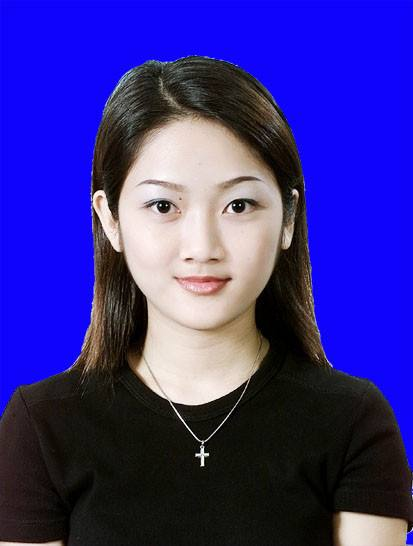
//> input picture opencv05/source/toux.jpg, 413 x 546 px
$ ./matting_006   (built with g++ and OpenCV 4)
//> lines starting //> are read from the running program, lines starting //| are printed output that depends on the picture; after the words box and inside, x2 and y2 are one past the last pixel; in counts of white or black regions, pixels touching at a corner belong together
#include <opencv2/opencv.hpp>
#include <iostream>

using namespace cv;
using namespace std;

Mat watershedCluster(Mat &image, int &numSegments);
void createDisplaySegments(Mat &segments, int numSegments, Mat &image);
int main(int argc, char** argv) {
	Mat src = imread("G:/project/c/opencv/opencv05/source/toux.jpg");
//> src is the input picture: 546 rows x 413 cols, CV_8UC3; mean B, G, R 143.5, 46, 55.8
	if (src.empty()) {
		printf("could not load image...\n");
		return -1;
	}
	namedWindow("input image", WINDOW_AUTOSIZE);
	imshow("input image", src);

	int numSegments;
	Mat markers = watershedCluster(src, numSegments);
	createDisplaySegments(markers, numSegments, src);
	waitKey(0);
	return 0;
}

Mat watershedCluster(Mat &image, int &numComp) {
	// 二值化
	Mat gray, binary;
	cvtColor(image, gray, COLOR_BGR2GRAY);
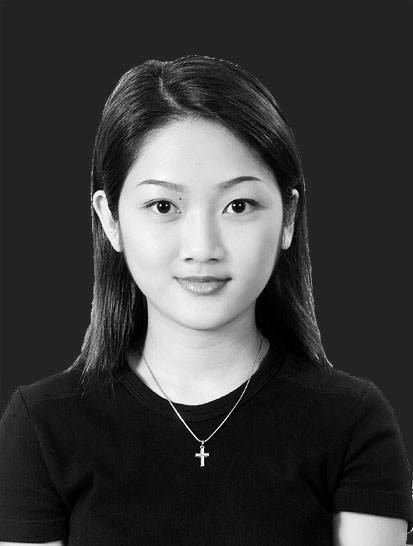
//> gray: 546 rows x 413 cols, CV_8UC1; min 0, max 255, mean 60
	threshold(gray, binary, 0, 255, THRESH_BINARY | THRESH_OTSU);
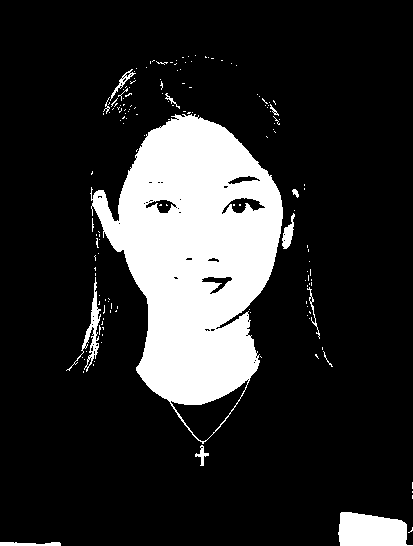
//> binary: 546 rows x 413 cols, CV_8UC1; 17.2% white; 157 white regions (143 under 20 px), largest, box (x1, y1, x2, y2) and area: (90, 114, 283, 444) 34810, (338, 512, 413, 546) 2029, (66, 277, 101, 372) 573
	// 形态学与距离变换
	Mat k = getStructuringElement(MORPH_RECT, Size(3, 3), Point(-1, -1));
	morphologyEx(binary, binary, MORPH_OPEN, k, Point(-1, -1));
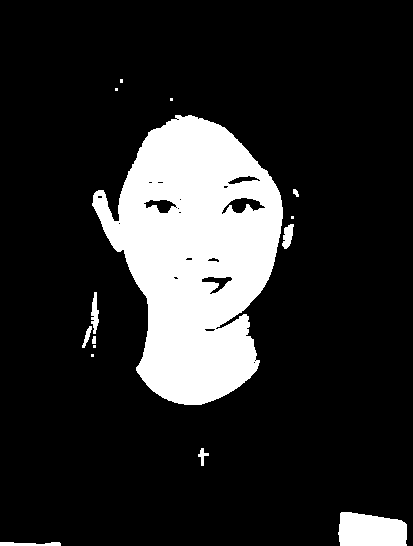
//> binary: 546 rows x 413 cols, CV_8UC1; 16.6% white; 15 white regions (6 under 20 px), largest, box (x1, y1, x2, y2) and area: (92, 115, 283, 405) 34487, (338, 512, 407, 546) 2023, (91, 292, 99, 334) 208
	Mat dist;
	distanceTransform(binary, dist, DistanceTypes::DIST_L2, 3, CV_32F);
	normalize(dist, dist, 0.0, 1.0, NORM_MINMAX);

	// 开始生成标记
	threshold(dist, dist, 0.1, 1.0, THRESH_BINARY);
	normalize(dist, dist, 0, 255, NORM_MINMAX);
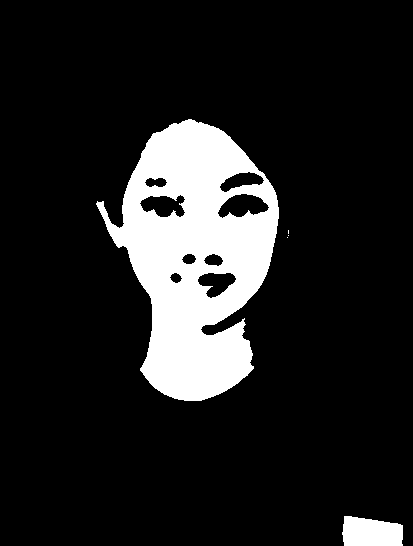
//> dist: 546 rows x 413 cols, CV_32FC1; 13.5% white; 5 white regions (3 under 20 px), largest, box (x1, y1, x2, y2) and area: (96, 119, 279, 401) 28787, (342, 516, 403, 546) 1558
	dist.convertTo(dist, CV_8UC1);
//> dist: 546 rows x 413 cols, CV_8UC1; 13.5% white; 5 white regions (3 under 20 px)

	// 标记开始
	vector<vector<Point>> contours;
	vector<Vec4i> hireachy;
	findContours(dist, contours, hireachy, RETR_CCOMP, CHAIN_APPROX_SIMPLE);
//> contours = 13 contours, 3 with area under 20; largest, box (x1, y1, x2, y2) and area: (96, 119, 279, 401) 31396, (342, 516, 403, 546) 1474, (217, 193, 270, 219) 848, (139, 194, 186, 218) 742, (197, 272, 237, 299) 633; hireachy = 13 items, first 8: [1, -1, -1, -1], [2, 0, -1, -1], [3, 1, -1, -1], [4, 2, -1, -1], [-1, 3, 5, -1], [6, -1, -1, 4], [7, 5, -1, 4], [8, 6, -1, 4]
	if (contours.empty()) {
		return Mat();
	}

	Mat markers(dist.size(), CV_32S);
	markers = Scalar::all(0);
	for (int i = 0; i < contours.size(); i++) {
		drawContours(markers, contours, i, Scalar(i + 1), -1, 8, hireachy, INT_MAX);
	}
//> this loop made 13 passes
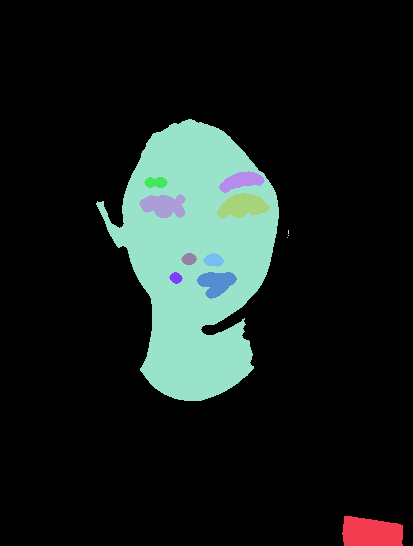
//> markers: 546 rows x 413 cols, CV_32SC1; 14 distinct labels, from 0 to 13; one colour per label, 0 black
	circle(markers, Point(5, 5), 3, Scalar(255), -1);
//> markers: 546 rows x 413 cols, CV_32SC1; 15 distinct labels, from 0 to 255

	// 分水岭变换
	watershed(image, markers);
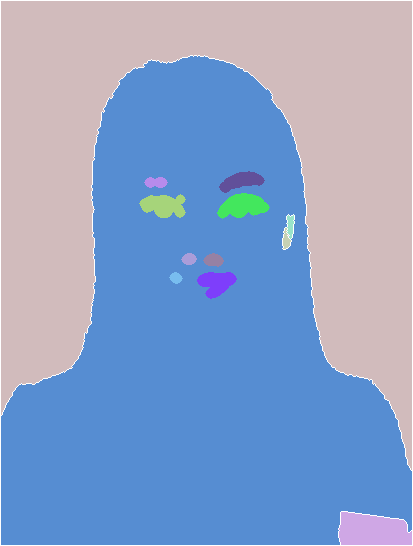
//> markers: 546 rows x 413 cols, CV_32SC1; 15 distinct labels, from -1 to 255; one colour per label, 0 black, -1 white
	numComp = contours.size();
//> numComp = 13
	return markers;
}

void createDisplaySegments(Mat &markers, int numSegments, Mat &image) {
//> called with numSegments = 13
	// generate random color
	vector<Vec3b> colors;
	for (size_t i = 0; i < numSegments; i++) {
		int r = theRNG().uniform(0, 255);
		int g = theRNG().uniform(0, 255);
		int b = theRNG().uniform(0, 255);
		colors.push_back(Vec3b((uchar)b, (uchar)g, (uchar)r));
	}

	// 颜色填充与最终显示
	Mat dst = Mat::zeros(markers.size(), CV_8UC3);
	int index = 0;
	for (int row = 0; row < markers.rows; row++) {
		for (int col = 0; col < markers.cols; col++) {
			index = markers.at<int>(row, col);
			if (index > 0 && index <= numSegments) {
				dst.at<Vec3b>(row, col) = colors[index - 1];
			}
			else {
				dst.at<Vec3b>(row, col) = Vec3b(255, 255, 255);
			}
		}
	}
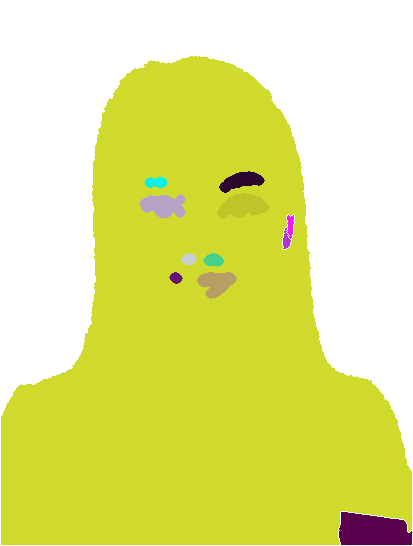
//> dst: 546 rows x 413 cols, CV_8UC3; mean B, G, R 134.2, 230.3, 225
//> after the loop, index = -1
	imshow("分水岭图像分割-演示",dst);
	return;
}
